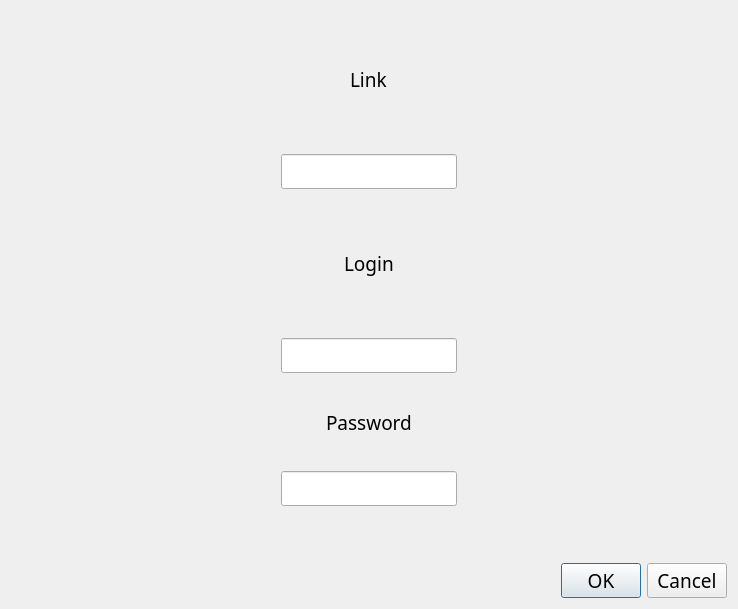
<?xml version="1.0" encoding="UTF-8"?>
<ui version="4.0">
 <class>addAcc</class>
 <widget class="QDialog" name="addAcc">
  <property name="geometry">
   <rect>
    <x>0</x>
    <y>0</y>
    <width>738</width>
    <height>609</height>
   </rect>
  </property>
  <property name="minimumSize">
   <size>
    <width>360</width>
    <height>360</height>
   </size>
  </property>
  <property name="font">
   <font>
    <family>MesloLGS NF</family>
    <pointsize>14</pointsize>
   </font>
  </property>
  <property name="windowTitle">
   <string>Add data</string>
  </property>
  <property name="windowIcon">
   <iconset>
    <normaloff>../../lab2/lab2/1024px-OOjs_UI_icon_lock.svg.png</normaloff>../../lab2/lab2/1024px-OOjs_UI_icon_lock.svg.png</iconset>
  </property>
  <layout class="QGridLayout" name="gridLayout">
   <item row="3" column="0">
    <widget class="QDialogButtonBox" name="buttonBox">
     <property name="orientation">
      <enum>Qt::Horizontal</enum>
     </property>
     <property name="standardButtons">
      <set>QDialogButtonBox::Cancel|QDialogButtonBox::Ok</set>
     </property>
     <property name="centerButtons">
      <bool>false</bool>
     </property>
    </widget>
   </item>
   <item row="1" column="0">
    <layout class="QVBoxLayout" name="verticalLayout_2">
     <item alignment="Qt::AlignHCenter">
      <widget class="QLabel" name="label">
       <property name="maximumSize">
        <size>
         <width>500</width>
         <height>16777215</height>
        </size>
       </property>
       <property name="text">
        <string>Login</string>
       </property>
      </widget>
     </item>
     <item alignment="Qt::AlignHCenter">
      <widget class="QLineEdit" name="inputLogin">
       <property name="echoMode">
        <enum>QLineEdit::Password</enum>
       </property>
      </widget>
     </item>
    </layout>
   </item>
   <item row="2" column="0">
    <layout class="QVBoxLayout" name="verticalLayout">
     <item alignment="Qt::AlignHCenter">
      <widget class="QLabel" name="label_3">
       <property name="maximumSize">
        <size>
         <width>500</width>
         <height>16777215</height>
        </size>
       </property>
       <property name="text">
        <string>Password</string>
       </property>
      </widget>
     </item>
     <item alignment="Qt::AlignHCenter|Qt::AlignTop">
      <widget class="QLineEdit" name="inputPass">
       <property name="maximumSize">
        <size>
         <width>16777215</width>
         <height>16777215</height>
        </size>
       </property>
       <property name="echoMode">
        <enum>QLineEdit::Password</enum>
       </property>
      </widget>
     </item>
    </layout>
   </item>
   <item row="0" column="0">
    <layout class="QVBoxLayout" name="verticalLayout_3">
     <item alignment="Qt::AlignHCenter">
      <widget class="QLabel" name="label_2">
       <property name="maximumSize">
        <size>
         <width>500</width>
         <height>16777215</height>
        </size>
       </property>
       <property name="text">
        <string>Link</string>
       </property>
      </widget>
     </item>
     <item alignment="Qt::AlignHCenter">
      <widget class="QLineEdit" name="inputUrl"/>
     </item>
    </layout>
   </item>
  </layout>
 </widget>
 <resources/>
 <connections>
  <connection>
   <sender>buttonBox</sender>
   <signal>accepted()</signal>
   <receiver>addAcc</receiver>
   <slot>accept()</slot>
   <hints>
    <hint type="sourcelabel">
     <x>248</x>
     <y>254</y>
    </hint>
    <hint type="destinationlabel">
     <x>157</x>
     <y>274</y>
    </hint>
   </hints>
  </connection>
  <connection>
   <sender>buttonBox</sender>
   <signal>rejected()</signal>
   <receiver>addAcc</receiver>
   <slot>reject()</slot>
   <hints>
    <hint type="sourcelabel">
     <x>316</x>
     <y>260</y>
    </hint>
    <hint type="destinationlabel">
     <x>286</x>
     <y>274</y>
    </hint>
   </hints>
  </connection>
 </connections>
</ui>
